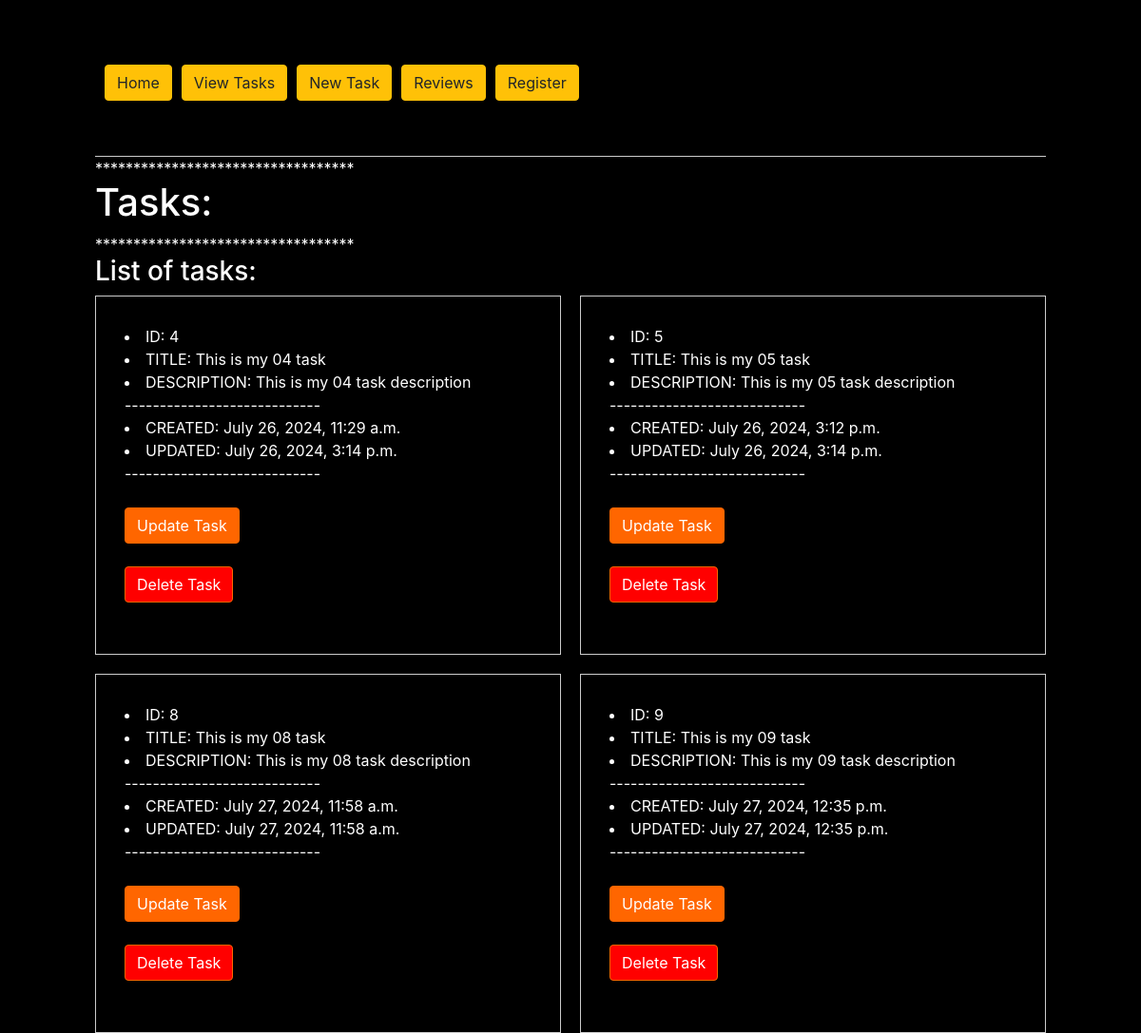
/task-view/, run on an earlier commit of the app's database.
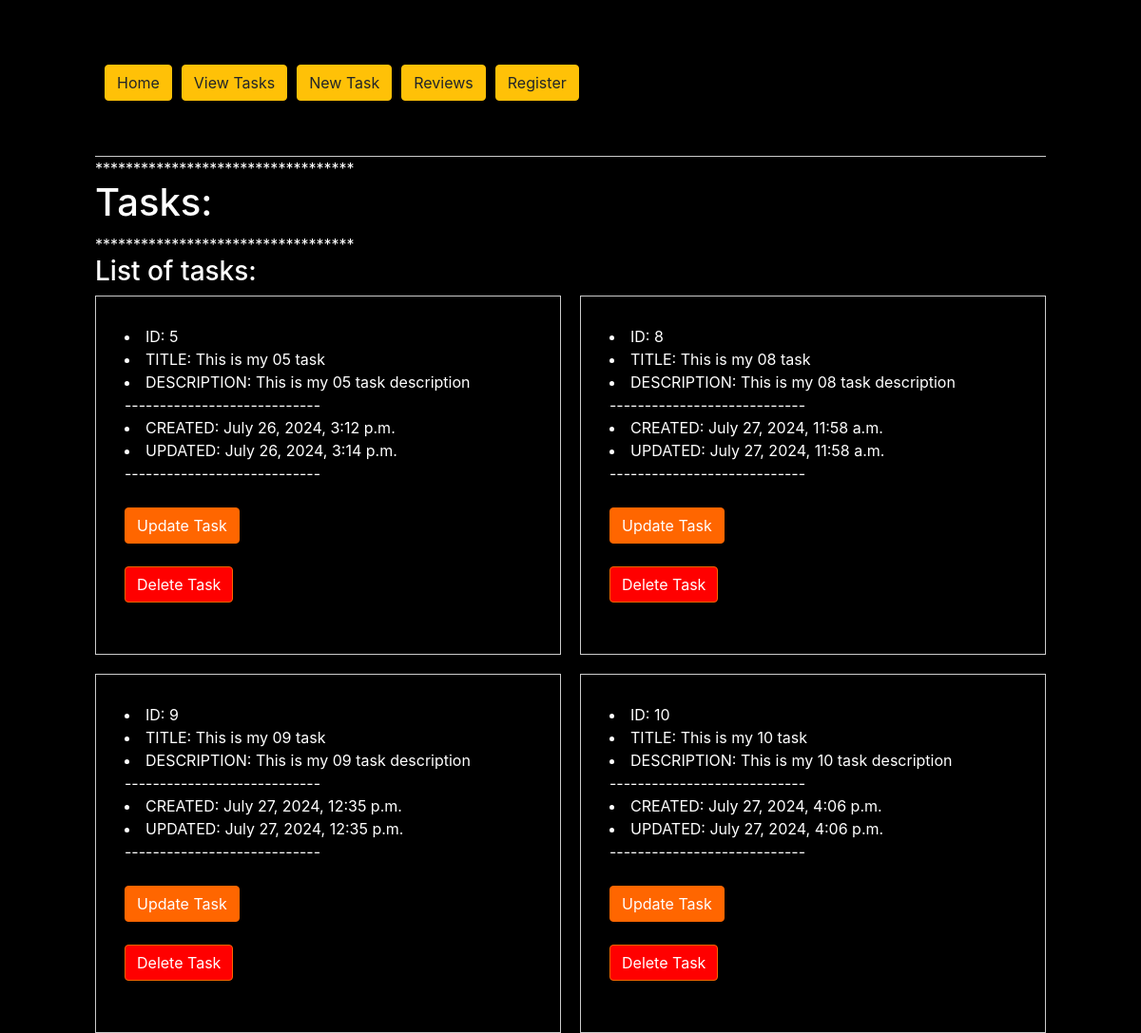
And on a later commit of the database.
### app_01/models.py (models this page shows, shortened)
class Task(models.Model):
    title = models.CharField(max_length=50)
    description = models.TextField(max_length=1000, null=True, blank=True)
    created = models.DateTimeField(auto_now_add=True)
    updated = models.DateTimeField(auto_now=True)

### app_01/views.py (the view, shortened to what this page needs)
# urls.py: path('task-view/', views.task_view, name='task-view'),
def task_view(request):
    try:
        query_data_all = Task.objects.all()
    except ObjectDoesNotExist:
        return HttpResponse('No tasks found', status=404)
    if query_data_all.exists():
        context = {
            'tasks': query_data_all,
            "single_task_id": query_data_all[0].id,
            "single_task_title": query_data_all[0].title,
            "single_task_created": query_data_all[0].created,
            "single_task_updated": query_data_all[0].updated,
            "single_task_description": query_data_all[0].description,
        }
    return render(request, 'app_01/task-view.html', context)

### app_01/templates/app_01/task-view.html (shortened to what this page needs)
{% extends 'app_01/base.html' %}
{% load static %}
{% load bootstrap4 %}
{% block styles %}
    {% bootstrap_css %}
    <link rel="stylesheet" href="{% static 'css/styles.css' %}">
{% endblock %}
{% block header %}
<div>**********************************</div>
    <h1>Tasks:</h1>
<div>**********************************</div>
    <h3>List of tasks:</h3>
{% endblock %}
{% block content %}
    <div class="task-container">
        {% for task in tasks %}
            <div class="task-item">
                <li>ID: {{ task.id }}</li>
                <li>TITLE: {{ task.title }}</li>
                <li>DESCRIPTION: {{ task.description }}</li>
                <div>----------------------------</div>
                <li>CREATED: {{ task.created }}</li>
                <li>UPDATED: {{ task.updated }}</li>
                <div>----------------------------</div>
                <br>
                <form method="GET" action="{% url 'update-task' task.id %}">
                    <button type="submit" class="btn btn-custom">Update Task</button>
                </form>
                <form method="GET" action="{% url 'delete-task' task.id %}">
                    <button type="submit" class="btn btn-custom btn-delete">Delete Task</button>
                </form>
                <br>
            </div>
        {% endfor %}
    </div>
{% endblock %}

### app_01/templates/app_01/base.html (shortened to what this page needs)
<!DOCTYPE html>
<html>
<head>
  {% block styles %}
  {% endblock %}
</head>
<body>
  {% block menu %}
  <div style="border-bottom: 1px solid #ccc; padding: 10px;">
    <div>
      <br>
      <br>
      <div style="display: flex; flex-direction: row;">
        <form method="GET" action="{% url 'homepage' %}">
          <button type="submit" class="btn btn-warning" style="margin-right: 10px;">Home</button>
        </form>
        <form method="GET" action="{% url 'task-view' %}">
          <button type="submit" class="btn btn-warning" style="margin-right: 10px;">View Tasks</button>
        </form>
        <form method="GET" action="{% url 'create-task' %}">
          <button type="submit" class="btn btn-warning" style="margin-right: 10px;">New Task</button>
        </form>
        <form method="GET" action="{% url 'reviews' %}">
          <button type="submit" class="btn btn-warning" style="margin-right: 10px;">Reviews</button>
        </form>
        <form method="GET" action="{% url 'register' %}">
          <button type="submit" class="btn btn-warning">Register</button>
        </form>
      </div>
      <br>
      <br>
    </div>
  </div>
  {% endblock %}
  {% block header %}{% endblock %}
  {% block content %}{% endblock %}
</body>
</html>

### static/css/styles.css (style rules this page uses)
body { background-color: #000; color: #fff; margin-left: 100px; margin-top: 10px; margin-right: 100px; }
h2, h3, p { color: #fff; }
.btn-custom { background-color: #ff6600; border-color: #ff6600; color: #fff; }

### app_01/templates/app_01/task-view.html (style rules this page uses)
.task-container { display: grid; grid-template-columns: 1fr 1fr; gap: 20px; }
.task-item { border: 1px solid #ccc; padding: 30px; }
.btn-delete { background-color: red; color: white; }

What changed in the data, as far as the page shows it:
removed Task: id "4", title "This is my 04 task", description "This is my 04 task description", created "July 26, 2024, 11:29 a.m.", updated "July 26, 2024, 3:14 p.m."
added Task: id "10", title "This is my 10 task", description "This is my 10 task description", created "July 27, 2024, 4:06 p.m.", updated "July 27, 2024, 4:06 p.m."
